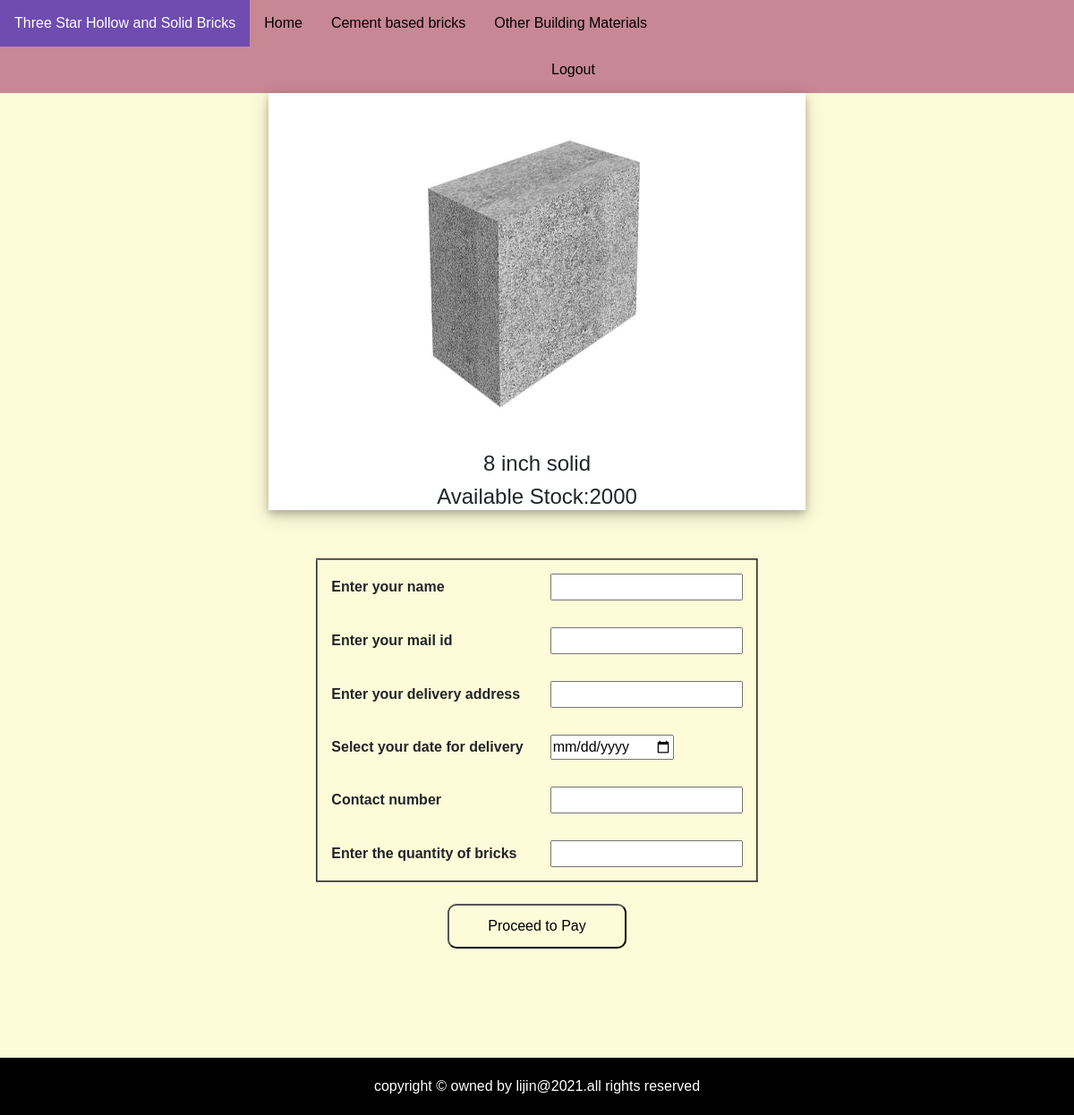
Page /bookproduct.php?i=45 on the committed database.
### tables this page shows
CREATE TABLE `tbl_product` (
  `id` int(100) NOT NULL,
  `name` varchar(100) NOT NULL,
  `size` varchar(20) NOT NULL,
  `stock` int(30) NOT NULL,
  `price` int(20) NOT NULL,
  `imageurl` varchar(500) NOT NULL,
  `category` varchar(500) NOT NULL
);

### bookproduct.php (the view, shortened to what this page needs)
<?php
include 'connect.php';
?>
<!doctype html>
<html>
<head>
    <link href="https://cdn.jsdelivr.net/npm/bootstrap@5.1.3/dist/css/bootstrap.min.css" rel="stylesheet">
</head>
<link rel="stylesheet" type="text/css" href="style.css">
<body style="background-color: #fefbd8; text-align: center;">
    <div class="topnav">
        <ul>
            <li><a class="active" href="#">Three Star Hollow and Solid Bricks</a></li>
            <li><a href="index.PHP">Home</a></li>
            <div class="dropdown">
                <button class="dropbtn">Cement based bricks
                </button>
            </div>
            <li><a href="">Other Building Materials</a></li>
            <li><a class="log" href="login.php">Logout</a></li>
            <li><a href="profile.php"> <?php echo $_SESSION['userName']; ?> </a></li>
        </ul>
    </div>
    <?php
    $id = $_GET['i'];
    $sel = "select * from tbl_product where id='$id'";
    $res = mysqli_query($con, $sel);
    while ($ar = mysqli_fetch_array($res)) {
    ?>
        <center>
            <div class="polaroid"><img height="400" width="300" src="<?php echo $ar["imageurl"]; ?>">
                <h4><?php echo $ar["name"]; ?></h4>
                <h4>Available Stock:<?php echo $ar["stock"]; ?></h4>
        </center><br>
    <?php
    }
    ?>
    <form method="post" action="#">
        <center>
            <table border="2" cellspacing=10px cellpadding=15px>
                <tr>
                    <td><b>Enter your name</b></td>
                    <td>
                        <input type="text" id="name" name="name" onkeypress="return isalph(event)" required="">
                    </td>
                </tr>
                <tr>
                    <td><b>Enter your mail id</b></td>
                    <td>
                        <input type="email" id="email" name="email" onkeypress="return isalph(event)" required="">
                    </td>
                </tr>
                <tr>
                    <td><b>Enter your delivery address</b></td>
                    <td>
                        <input type="text" id="addres" name="addres" onkeypress="return isalph(event)" required="">
                    </td>
                <tr>
                    <td><b>Select your date for delivery</b></td>
                    <td>
                        <input type="date" name="date" min="<?php echo date('Y-m-d'); ?>" id="dat" required="">
                    </td>
                </tr>
                <tr>
                    <td><b>Contact number</b></td>
                    <td>
                        <input type="text" name="contactnumber" id="num" maxlength="10" onkeypress="return isnum(event)" required="">
                    </td>
                </tr>
                <tr>
                    <td><b>Enter the quantity of bricks</b></td>
                    <td>
                        <input type="number" name="amount" id="num" min="0" required="">
                    </td>
                </tr>
            </table><br>
            <button class="submit" type="submit" name="proceed" value="<?php echo $id; ?>" id="proceed" style="background-color:#fefbd8; height:50px; width:200px; border-radius:10px; ">Proceed to Pay</button>
    </form><br><br>
    <br><br>
    <div class="fixed-footer">
        <div align="center" class="container">
            <center>
                copyright &copy; owned by lijin@2021.all rights reserved
            </center>
        </div>
    </div>
</body>
</html>

### style.css (style rules this page uses)
body { margin:0; padding:0; background-color:white; }
table td { padding: 15px; }
.log { margin-left:600px; }
.topnav ul { list-style-type: none; margin:0; padding:0; overflow: hidden; background-color:#c88794; text-color:rgb(0, 0, 0); }
.topnav li { float: left; }
.topnav li a { display: block; color: #000000; text-align: center; padding: 14px 16px; text-decoration: none; }
.topnav .active { background-color: #6f4caf; }
* { box-sizing: border-box }
body { font-family: Verdana, sans-serif; margin:0 }
img { vertical-align: middle; }
.active, .dot:hover { background-color: #717171; }
.fixed-footer { margin-bottom: 0px; color: white; background-color: black; margin-top:50px; padding-top:10px; padding-bottom:10px; position:relative; }
.dropdown { float: left; overflow: hidden; }
.dropdown .dropbtn { font-size: 16px; border: none; outline: none; color:black; padding: 14px 16px; background-color: inherit; font-family: inherit; margin: 0; }

### bookproduct.php (style rules this page uses)
div.polaroid { width: 50%; background-color: white; box-shadow: 0 4px 8px 0 rgba(0, 0, 0, 0.2), 0 6px 20px 0 rgba(0, 0, 0, 0.19); margin-bottom: 30px; }
div.container { text-align: center; padding: 10px 20px; }

### rows in the picture
tbl_product: imageurl (picture), name "8 inch solid", stock "2000"
